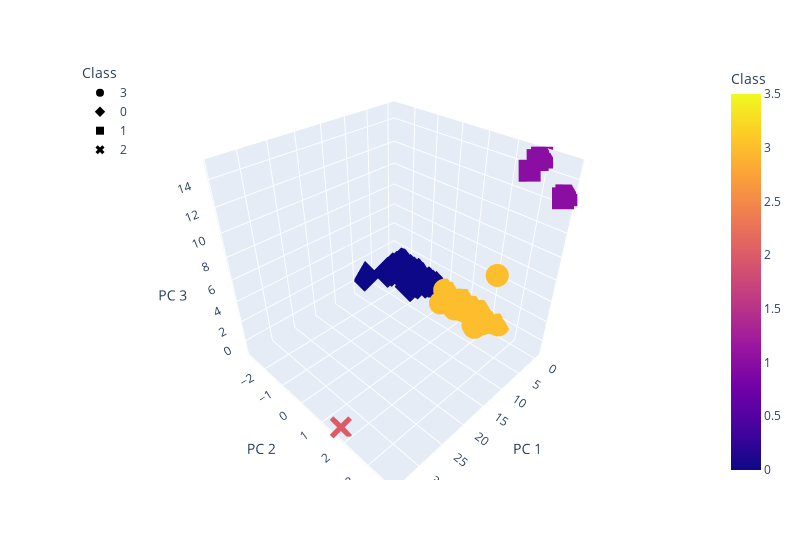

The code cell stored with this chart in its notebook:
### Code cell
fig = px.scatter_3d(
    clustered_df,
    x='PC 1',
    y='PC 2',
    z='PC 3',
    color='Class',
    symbol='Class',
    hover_name='CoinName',
    hover_data=['Algorithm'],
    width=800,
)
fig.update_layout(legend=dict(x=0, y=1))

### Figure 1 — Plotly figure (JSON) as saved in the notebook; plotly's stock layout.template omitted (floating-point values rounded to 4 significant figures; data arrays with more than 128 entries replaced by an {"elided": "..."} marker saying what was removed)
{"data": [{"customdata": {"elided": "288x1 str values"}, "hovertemplate": "<b>%{hovertext}</b><br><br>Class=%{marker.color}<br>PC 1=%{x}<br>PC 2=%{y}<br>PC 3=%{z}<br>Algorithm=%{customdata[0]}<extra></extra>", "hovertext": {"elided": "288 str values"}, "legendgroup": "3", "marker": {"color": {"elided": "288 int values"}, "coloraxis": "coloraxis", "symbol": "circle"}, "mode": "markers", "name": "3", "scene": "scene", "showlegend": true, "type": "scatter3d", "x": {"elided": "288 float values"}, "y": {"elided": "288 float values"}, "z": {"elided": "288 float values"}}, {"customdata": {"elided": "238x1 str values"}, "hovertemplate": "<b>%{hovertext}</b><br><br>Class=%{marker.color}<br>PC 1=%{x}<br>PC 2=%{y}<br>PC 3=%{z}<br>Algorithm=%{customdata[0]}<extra></extra>", "hovertext": {"elided": "238 str values"}, "legendgroup": "0", "marker": {"color": {"elided": "238 int values"}, "coloraxis": "coloraxis", "symbol": "diamond"}, "mode": "markers", "name": "0", "scene": "scene", "showlegend": true, "type": "scatter3d", "x": {"elided": "238 float values"}, "y": {"elided": "238 float values"}, "z": {"elided": "238 float values"}}, {"customdata": [["Proof-of-BibleHash"], ["SHA-256 + Hive"], ["Proof-of-Authority"], ["ECC 256K1"], ["Leased POS"]], "hovertemplate": "<b>%{hovertext}</b><br><br>Class=%{marker.color}<br>PC 1=%{x}<br>PC 2=%{y}<br>PC 3=%{z}<br>Algorithm=%{customdata[0]}<extra></extra>", "hovertext": ["BiblePay", "LitecoinCash", "Poa Network", "Acute Angle Cloud", "Waves"], "legendgroup": "1", "marker": {"color": [1, 1, 1, 1, 1], "coloraxis": "coloraxis", "symbol": "square"}, "mode": "markers", "name": "1", "scene": "scene", "showlegend": true, "type": "scatter3d", "x": [-0.2645, -0.326, -0.3988, -0.292, -0.4496], "y": [2.8, 2.606, 3.811, 3.744, 2.899], "z": [14.66, 13.74, 12.93, 12.68, 14.87]}, {"customdata": [["TRC10"]], "hovertemplate": "<b>%{hovertext}</b><br><br>Class=%{marker.color}<br>PC 1=%{x}<br>PC 2=%{y}<br>PC 3=%{z}<br>Algorithm=%{customdata[0]}<extra></extra>", "hovertext": ["BitTorrent"], "legendgroup": "2", "marker": {"color": [2], "coloraxis": "coloraxis", "symbol": "x"}, "mode": "markers", "name": "2", "scene": "scene", "showlegend": true, "type": "scatter3d", "x": [34.05], "y": [1.656], "z": [-0.9756]}], "layout": {"coloraxis": {"colorbar": {"title": {"text": "Class"}}, "colorscale": [[0, "#0d0887"], [0.1111, "#46039f"], [0.2222, "#7201a8"], [0.3333, "#9c179e"], [0.4444, "#bd3786"], [0.5556, "#d8576b"], [0.6667, "#ed7953"], [0.7778, "#fb9f3a"], [0.8889, "#fdca26"], [1, "#f0f921"]]}, "legend": {"title": {"text": "Class"}, "tracegroupgap": 0, "x": 0, "y": 1}, "margin": {"t": 60}, "scene": {"domain": {"x": [0, 1], "y": [0, 1]}, "xaxis": {"title": {"text": "PC 1"}}, "yaxis": {"title": {"text": "PC 2"}}, "zaxis": {"title": {"text": "PC 3"}}}, "width": 800}}
